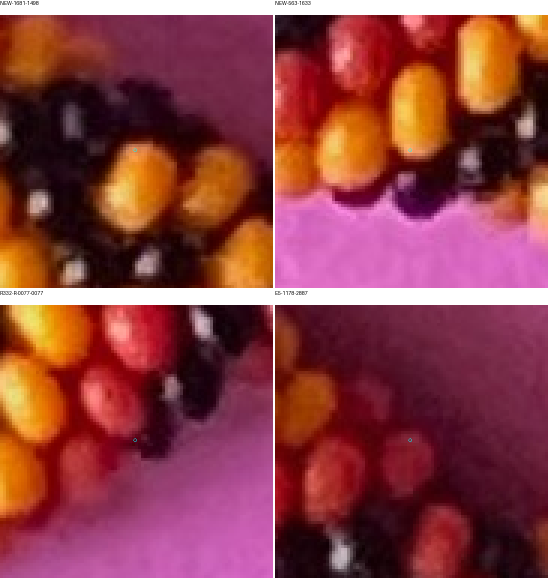
#> input picture photo2/r341/association-contexts.png, 1100 x 1160 px (shown at 1/2 size)
$ python -i photographic.py   (imports and definitions only)
#> lines starting #> are read from the running program, lines starting #| are printed output that depends on the picture; after the words box and inside, x2 and y2 are one past the last pixel; in counts of white or black regions, pixels touching at a corner belong together
"""Image-only detection and ranking. No construction or evaluation imports."""
import numpy as np
from scipy import ndimage as ndi
from scipy.spatial import cKDTree
from skimage.color import rgb2hsv
from skimage.segmentation import watershed

PARAMETERS=dict(scales=[1.,2.,3.],peak_window=7,min_peak=.065,min_region=10,max_region=870,local_radius=13,seed=279014)

def detect(rgb):
    a=np.asarray(rgb,float)/255;hsv=rgb2hsv(a);lum=a@np.array([.2126,.7152,.0722]);h,s,v=np.moveaxis(hsv,-1,0)
#> after `hsv = rgb2hsv(a)`: hsv: shape (1160, 1100, 3) float64; mean of channels 0, 1, 2 0.607, 0.708, 0.552
#> after `h, s, v = np.moveaxis(hsv, -1, 0)`:
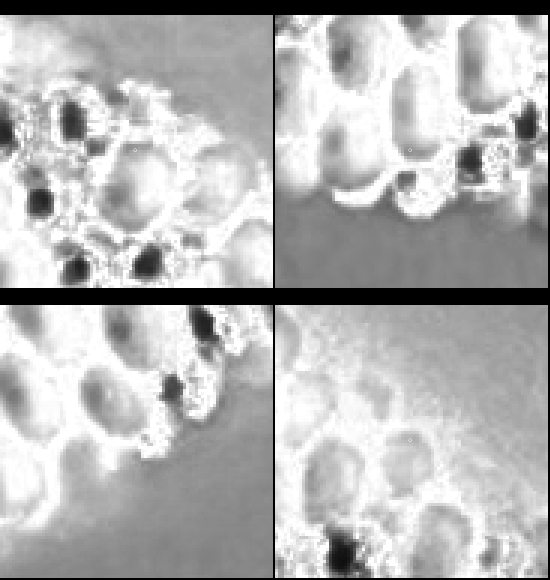
#> s: shape (1160, 1100) float64 (shown at 1/2 size); min 0, max 1, mean 0.708
#> after `h, s, v = np.moveaxis(hsv, -1, 0)`:
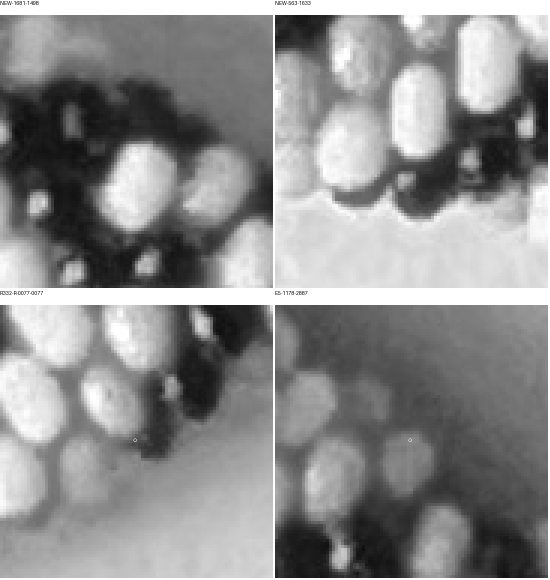
#> v: shape (1160, 1100) float64 (shown at 1/2 size); min 0.0118, max 1, mean 0.552
    border=np.r_[h[:8].ravel(),h[-8:].ravel(),h[:,:8].ravel(),h[:,-8:].ravel()]
    bh=np.angle(np.mean(np.exp(2j*np.pi*border)))/(2*np.pi)%1
#> bh = 0.999
    dh=abs((h-bh+.5)%1-.5)
    # Paper hue includes shadow; neutral highlights/dark regions remain provisional.
    fg=((dh>.065)&(s>.24))|((s<.30)&(v<.65))
#> fg: shape (1160, 1100) bool; 39% white; 96 white regions (33 under 20 px), largest, box (x1, y1, x2, y2) and area: (0, 610, 546, 1156) 133632, (550, 300, 1096, 576) 95688, (66, 30, 546, 390) 81864
    fg=ndi.binary_closing(fg,iterations=1)  # enclosed paper stays background
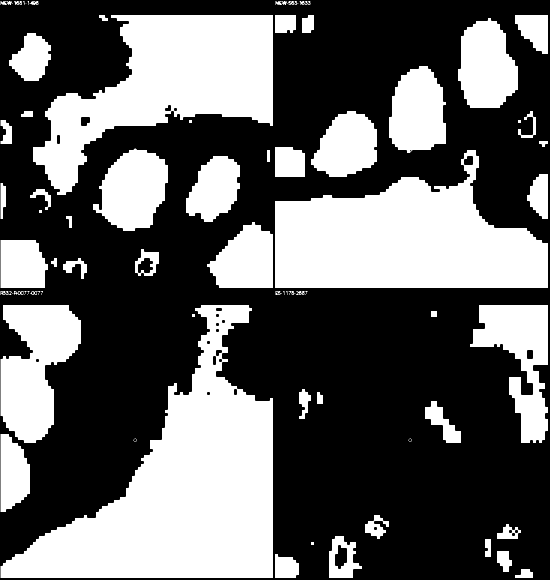
#> fg: shape (1160, 1100) bool (shown at 1/2 size); 39% white; 67 white regions (9 under 20 px), largest, box (x1, y1, x2, y2) and area: (1, 610, 546, 1156) 133736, (550, 300, 1096, 576) 95737, (66, 30, 546, 390) 81949
    smooth=[ndi.gaussian_filter(lum,z) for z in PARAMETERS['scales']]
#> smooth = 3 items
    peaks=(smooth[1]==ndi.maximum_filter(smooth[1],7))&(smooth[1]>.065)&fg
#> peaks: shape (1160, 1100) bool; 0.02% white in thin lines or dots
    peaks[:14]=False;peaks[-14:]=False;peaks[:,:14]=False;peaks[:,-14:]=False
#> after `peaks[-14:] = False`: peaks: shape (1160, 1100) bool; 0.02% white in thin lines or dots
#> after `peaks[:, -14:] = False`: peaks: shape (1160, 1100) bool; 0.02% white in thin lines or dots
    yy,xx=np.where(peaks);seed=np.c_[xx,yy];markers=np.zeros(lum.shape,np.int32);markers[yy,xx]=np.arange(1,len(xx)+1)
#> after `yy, xx = np.where(peaks)`: yy = 315 values from 38 to 1145; xx = 315 values, max 1081 at index 75, min 21 at index 222, mean 589.9
#> after `seed = np.c_[xx, yy]`: seed = 315 pairs, first value 21 to 1081, second value 38 to 1145
#> after `markers[yy, xx] = np.arange(1, len(xx) + 1)`:
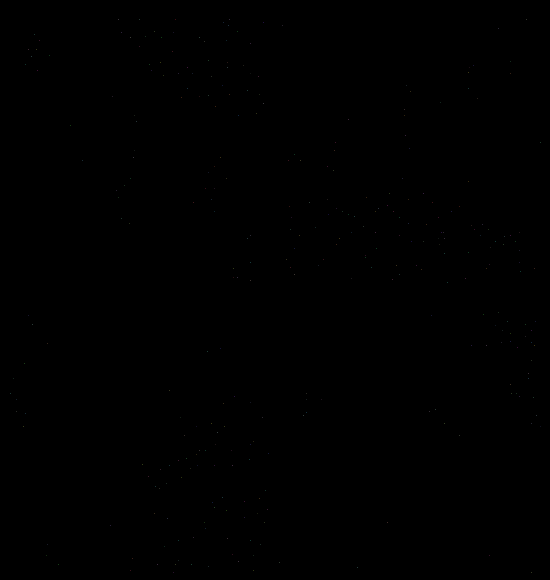
#> markers: shape (1160, 1100) int32 (shown at 1/2 size); 316 distinct labels, from 0 to 315; one colour per label, 0 black
    labels=watershed(-smooth[1],markers,mask=fg)
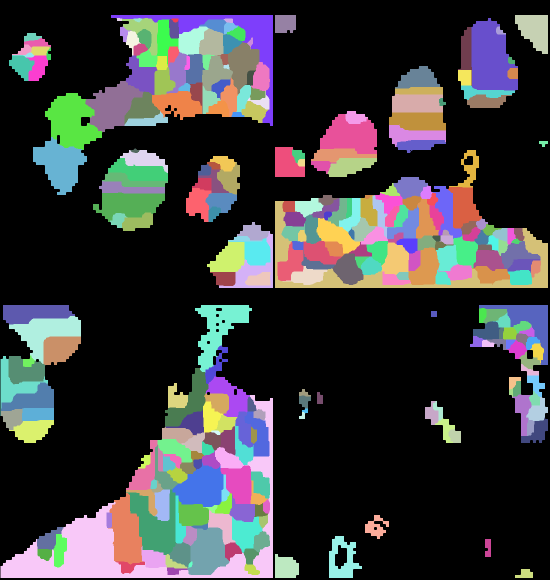
#> labels: shape (1160, 1100) int32 (shown at 1/2 size); 316 distinct labels, from 0 to 315; one colour per label, 0 black
    response=-ndi.gaussian_laplace(lum,3)*9
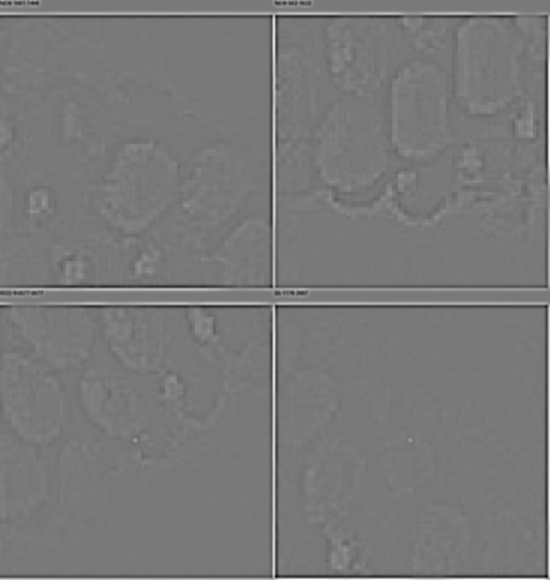
#> response: shape (1160, 1100) float64 (shown at 1/2 size); min -0.383, max 0.424, mean 0.000336; drawn with min black and max white
    trees=[]
    for z in smooth:
        y,x=np.where((z==ndi.maximum_filter(z,7))&fg&(z>.065));trees.append(cKDTree(np.c_[x,y]))
#> this loop made 3 passes
#> after the loop, trees = 3 items
    chromatic=fg&(s>.45)&(v>.30)
#> chromatic: shape (1160, 1100) bool; 33.4% white; 34 white regions (4 under 20 px), largest, box (x1, y1, x2, y2) and area: (1, 759, 546, 1156) 116733, (550, 354, 1096, 576) 88038, (222, 30, 546, 252) 53406
    hues=h[chromatic][::max(1,int(chromatic.sum())//20000)]
    from scipy.cluster.vq import kmeans2
    if len(hues)>10:
        samples=np.c_[np.cos(2*np.pi*hues),np.sin(2*np.pi*hues)]
#> samples = 20293 pairs, first value -1 to 0.932, second value -0.767 to 0.823
        clusters,_=kmeans2(samples,2,minit='++',seed=279014)
#> clusters = [[0.857, 0.506], [0.788, -0.595]]
        palette=(np.arctan2(clusters[:,1],clusters[:,0])/(2*np.pi))%1
#> palette = [0.0849, 0.897]
        yellow_cluster=int(np.argmin(abs((palette-1/6+.5)%1-.5)))
#> yellow_cluster = 0
    else:palette=np.array([0.,1/6]);yellow_cluster=1
    obs=[]
    for i,(x,y) in enumerate(seed):
        y0,y1=y-13,y+14;x0,x1=x-13,x+14
        Y,X=np.mgrid[y0:y1,x0:x1];local=labels[y0:y1,x0:x1]==i+1
        local &= (X-x)**2+(Y-y)**2<=13**2
        # Conservative native support around seed, no invented full silhouette.
        local &= lum[y0:y1,x0:x1]>max(.015,.16*smooth[1][y,x])
        pix=np.c_[X[local],Y[local]]
        if len(pix)<10:continue
        vals=hsv[pix[:,1],pix[:,0]];sat=float(np.median(vals[:,1]));hue=float(np.angle(np.mean(np.exp(2j*np.pi*vals[:,0])))/(2*np.pi)%1)
        color='black' if sat<.32 or np.median(vals[:,2])<.18 else ('yellow' if int(np.argmin(abs((palette-hue+.5)%1-.5)))==yellow_cluster else 'red')
        cen=pix.mean(0);spread=np.sqrt(np.mean(np.sum((pix-cen)**2,axis=1)));persist=max(float(t.query([x,y])[0]) for t in trees)
        unc=max(2.,.65*spread)+np.linalg.norm(cen-[x,y])*.3
        if color=='black':unc+=3.
        obs.append(dict(id=f'O{y:04d}-{x:04d}',point=[int(x),int(y)],centroid=cen.tolist(),physical_center=None,pixels=pix.tolist(),color=color,hue=hue,saturation=sat,area=len(pix),uncertainty=float(unc),persistence=persist,quality=float(np.sqrt(len(pix))*smooth[1][y,x]/(1+persist)),region=i+1,peak=float(lum[y,x]),log_response=float(response[y,x])))
#> this loop made 315 passes
#> (x, y, y0, y1, x0, x1, sat, hue) on passes 7, 9, 36, 44, 50, 57, 60: (526, 44, 31, 58, 513, 540, 0.63, 0.917), (564, 50, 37, 64, 551, 578, 0.524, 0.906), (487, 130, 117, 144, 474, 501, 0.63, 0.928), (356, 146, 133, 160, 343, 370, 0.619, 0.931), (423, 153, 140, 167, 410, 437, 0.636, 0.931), (458, 188, 175, 202, 445, 472, 0.647, 0.931), (225, 193, 180, 207, 212, 239, 0.464, 0.923)
#> (y0, y1, x0, x1, sat, hue, spread, persist) on passes 69, 73, 74: (217, 244, 255, 282, 0.69, 0.903, 8.49, 1.41), (229, 256, 259, 286, 0.711, 0.927, 8.18, 0), (237, 264, 128, 155, 0.226, 0.905, 9.18, 1)
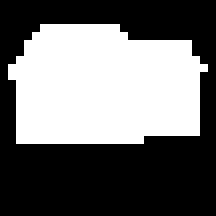
#> local: shape (27, 27) bool (shown 8 times larger); 42.9% white; 1 white region, box (x1, y1, x2, y2) and area: (1, 3, 26, 18) 313
    return obs,dict(background_hue=float(bh),known_background=(~fg),luminance=lum)

# [39 lines left out: functions select, cues, neighbors, not called in this run]

>>> import cv2
>>> picture = cv2.cvtColor(cv2.imread('../r341/association-contexts.png'), cv2.COLOR_BGR2RGB)
>>> result = detect(picture)

$ run again, on photo2/r341/audit-black-red-01.png
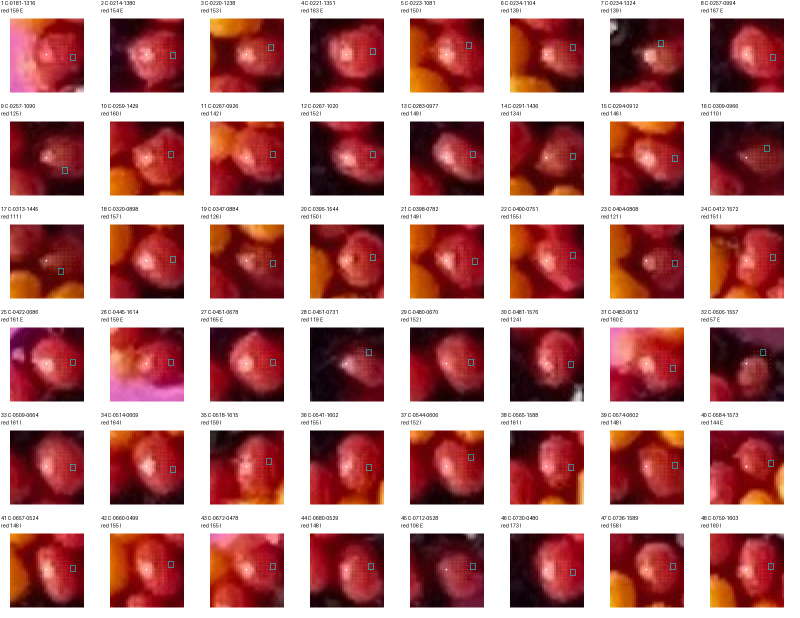
#> input picture photo2/r341/audit-black-red-01.png, 1600 x 1236 px (shown at 1/2 size)
#> hsv: shape (1236, 1600, 3) float64; mean of channels 0, 1, 2 0.379, 0.45, 0.735
#> bh = 0
#> in detect, `fg=ndi.binary_closing(fg,iterations=1)`:
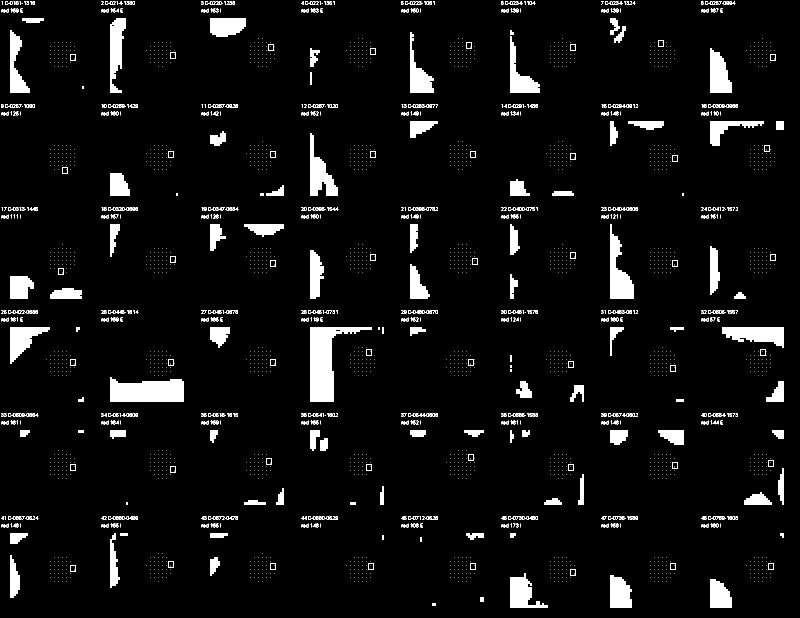
#> fg: shape (1236, 1600) bool (shown at 1/2 size); 5.7% white; 2402 white regions (2019 under 20 px), largest, box (x1, y1, x2, y2) and area: (620, 655, 744, 803) 7472, (220, 755, 368, 803) 5894, (1220, 449, 1268, 597) 3647
#> smooth = 3 items
#> peaks: shape (1236, 1600) bool; 0.01% white in thin lines or dots, all inside (x1, y1, x2, y2) = (32, 50, 1558, 1169)
#> yy = 291 values from 50 to 1168; xx = 291 values, max 1557 at index 147, min 32 at index 157, mean 836.7
#> seed = 291 pairs, first value 32 to 1557, second value 50 to 1168
#> markers: shape (1236, 1600) int32; 292 distinct labels, from 0 to 291
#> labels: shape (1236, 1600) int32; 292 distinct labels, from 0 to 291
#> the loop in detect, `for z in smooth:` made 3 passes
#> after the loop in detect, `for z in smooth:`: trees = 3 items
#> chromatic: shape (1236, 1600) bool; 3.1% white; 1988 white regions (1884 under 20 px), largest, box (x1, y1, x2, y2) and area: (220, 759, 368, 803) 5877, (1220, 449, 1268, 597) 3647, (1460, 655, 1568, 695) 2712
#> samples = 20634 pairs, first value -1 to 1, second value -0.723 to 0.685
#> clusters = [[0.834, -0.535], [0.792, 0.451]]
#> palette = [0.909, 0.0823]
#> yellow_cluster = 1
#> the loop in detect, `for i,(x,y) in enumerate(seed):` made 291 passes
#> (x, y, y0, y1, x0, x1, sat, hue) on passes 1, 3, 4, 8, 9, 10, 11, 12: (476, 50, 37, 64, 463, 490, 0.985, 0.0761), (472, 57, 44, 71, 459, 486, 0.947, 0.0721), (1234, 79, 66, 93, 1221, 1248, 0.258, 0.983), (933, 86, 73, 100, 920, 947, 1, 0.502), (942, 86, 73, 100, 929, 956, 1, 0.503), (546, 90, 77, 104, 533, 560, 1, 0.491), (1141, 90, 77, 104, 1128, 1155, 1, 0.502), (1150, 90, 77, 104, 1137, 1164, 1, 0.505)
#> after the loop in detect, `for i,(x,y) in enumerate(seed):`:
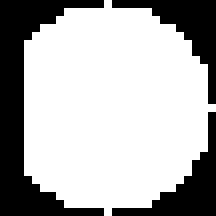
#> local: shape (27, 27) bool (shown 8 times larger); 69.1% white; 3 black regions, box (x1, y1, x2, y2) and area: (0, 0, 13, 27) 125, (14, 0, 27, 13) 50, (14, 14, 27, 27) 50
#> after the loop in detect, `for i,(x,y) in enumerate(seed):`: obs = 187 items

$ run again, on photo2/r341/audit-black-red-02.png
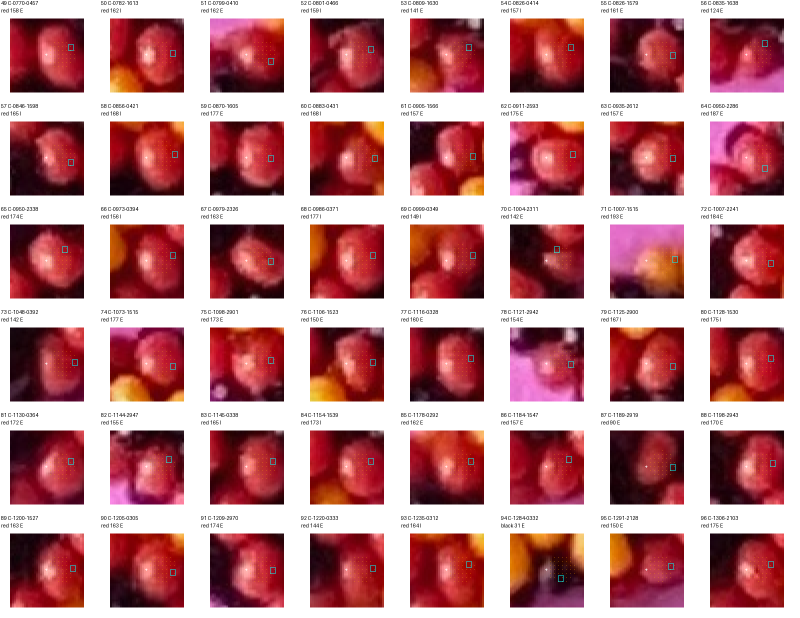
#> input picture photo2/r341/audit-black-red-02.png, 1600 x 1236 px (shown at 1/2 size)
#> hsv: shape (1236, 1600, 3) float64; mean of channels 0, 1, 2 0.425, 0.439, 0.754
#> bh = 0
#> in detect, `fg=ndi.binary_closing(fg,iterations=1)`:
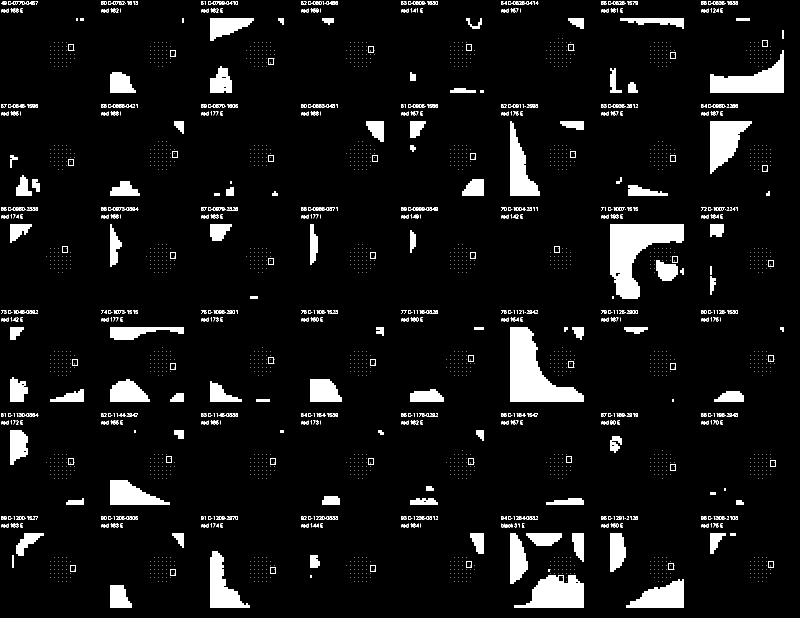
#> fg: shape (1236, 1600) bool (shown at 1/2 size); 6.8% white; 2351 white regions (1923 under 20 px), largest, box (x1, y1, x2, y2) and area: (1020, 655, 1168, 803) 10790, (1220, 449, 1368, 597) 10781, (1028, 1151, 1168, 1215) 5973
#> smooth = 3 items
#> peaks: shape (1236, 1600) bool; 0.02% white in thin lines or dots, all inside (x1, y1, x2, y2) = (29, 55, 1555, 1208)
#> yy = 319 values from 55 to 1207; xx = 319 values, max 1554 at index 53, min 29 at index 204, mean 874.8
#> seed = 319 pairs, first value 29 to 1554, second value 55 to 1207
#> markers: shape (1236, 1600) int32; 320 distinct labels, from 0 to 319
#> labels: shape (1236, 1600) int32; 320 distinct labels, from 0 to 319
#> the loop in detect, `for z in smooth:` made 3 passes
#> after the loop in detect, `for z in smooth:`: trees = 3 items
#> chromatic: shape (1236, 1600) bool; 4.2% white; 1907 white regions (1802 under 20 px), largest, box (x1, y1, x2, y2) and area: (1220, 449, 1368, 569) 9289, (1020, 655, 1168, 803) 8768, (1420, 101, 1568, 185) 5917
#> samples = 20519 pairs, first value -1 to 1, second value -0.763 to 0.755
#> clusters = [[0.74, -0.552], [0.861, 0.5]]
#> palette = [0.898, 0.0837]
#> yellow_cluster = 1
#> the loop in detect, `for i,(x,y) in enumerate(seed):` made 319 passes
#> (y0, y1, x0, x1, sat, hue, spread, persist) on passes 109, 110, 269, 304, 306, 311, 315: (444, 471, 1414, 1441, 0.316, 0.915, 7.6, 1.41), (453, 480, 1419, 1446, 0.314, 0.93, 5.8, 8.94), (1112, 1139, 425, 452, 0.86, 0.922, 8.36, 1), (1142, 1169, 1127, 1154, 0.944, 0.928, 3.41, 12.08), (1148, 1175, 1104, 1131, 0.941, 0.915, 3.67, 1), (1165, 1192, 224, 251, 0.773, 0.923, 8, 1.41), (1181, 1208, 216, 243, 0.75, 0.912, 8.46, 17.49)
#> after the loop in detect, `for i,(x,y) in enumerate(seed):`:
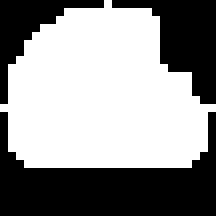
#> local: shape (27, 27) bool (shown 8 times larger); 57.2% white; 3 black regions, box (x1, y1, x2, y2) and area: (0, 14, 27, 27) 182, (14, 0, 27, 13) 80, (0, 0, 13, 13) 50
#> after the loop in detect, `for i,(x,y) in enumerate(seed):`: obs = 215 items

$ run again, on photo2/r341/audit-black-red-03.png
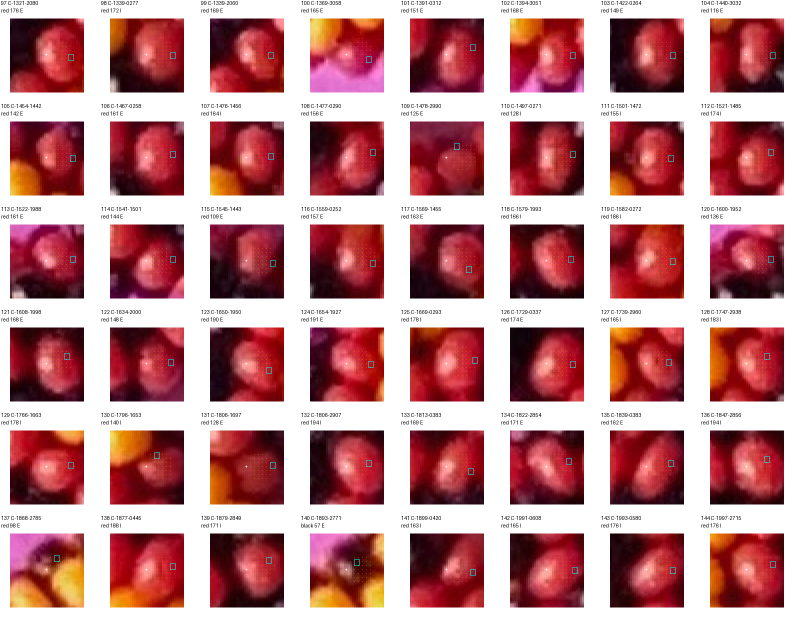
#> input picture photo2/r341/audit-black-red-03.png, 1600 x 1236 px (shown at 1/2 size)
#> hsv: shape (1236, 1600, 3) float64; mean of channels 0, 1, 2 0.436, 0.444, 0.752
#> bh = 0
#> smooth = 3 items
#> peaks: shape (1236, 1600) bool; 0.02% white in thin lines or dots, all inside (x1, y1, x2, y2) = (29, 54, 1551, 1204)
#> yy = 321 values from 54 to 1203; xx = 321 values, max 1550 at index 31, min 29 at index 314, mean 746.3
#> seed = 321 pairs, first value 29 to 1550, second value 54 to 1203
#> markers: shape (1236, 1600) int32; 322 distinct labels, from 0 to 321
#> labels: shape (1236, 1600) int32; 322 distinct labels, from 0 to 321
#> the loop in detect, `for z in smooth:` made 3 passes
#> after the loop in detect, `for z in smooth:`: trees = 3 items
#> chromatic: shape (1236, 1600) bool; 3.9% white; 1845 white regions (1747 under 20 px), largest, box (x1, y1, x2, y2) and area: (620, 113, 768, 185) 8871, (104, 1119, 168, 1215) 5148, (20, 1067, 125, 1151) 4898
#> samples = 25909 pairs, first value -1 to 1, second value -0.775 to 0.819
#> clusters = [[0.834, 0.539], [0.71, -0.534]]
#> palette = [0.0914, 0.897]
#> yellow_cluster = 0
#> the loop in detect, `for i,(x,y) in enumerate(seed):` made 321 passes
#> (x, y, y0, y1, x0, x1, sat, hue) on passes 1, 2, 4, 7, 8, 9, 10, 17: (630, 54, 41, 68, 617, 644, 0.583, 0.128), (429, 58, 45, 72, 416, 443, 0.773, 0.917), (437, 73, 60, 87, 424, 451, 0.787, 0.924), (438, 86, 73, 100, 425, 452, 0.85, 0.925), (941, 90, 77, 104, 928, 955, 1, 0.503), (950, 90, 77, 104, 937, 964, 1, 0.507), (445, 91, 78, 105, 432, 459, 0.83, 0.932), (941, 99, 86, 113, 928, 955, 1, 0.493)
#> after the loop in detect, `for i,(x,y) in enumerate(seed):`:
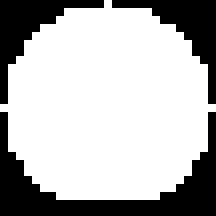
#> local: shape (27, 27) bool (shown 8 times larger); 70.9% white; 3 black regions, box (x1, y1, x2, y2) and area: (0, 14, 27, 27) 112, (0, 0, 13, 13) 50, (14, 0, 27, 13) 50
#> after the loop in detect, `for i,(x,y) in enumerate(seed):`: obs = 208 items
